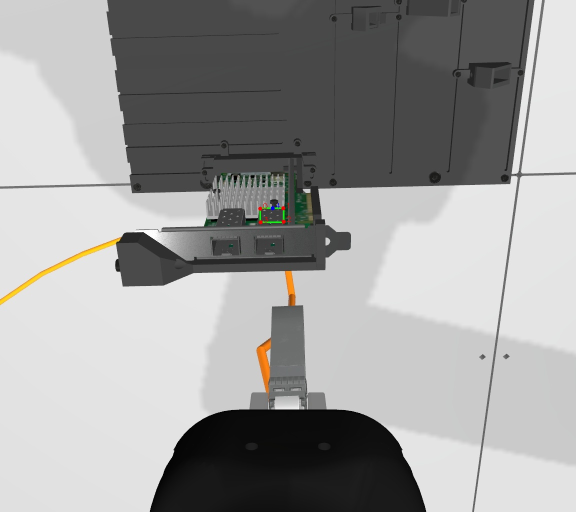
#> input picture scripts/_viz_sample.jpg, 1152 x 1024 px (shown at 1/2 size)
$ python -i port_detector.py   (imports and definitions only)
#> lines starting #> are read from the running program, lines starting #| are printed output that depends on the picture; after the words box and inside, x2 and y2 are one past the last pixel; in counts of white or black regions, pixels touching at a corner belong together
"""Classical OpenCV port detector for SFP and SC.

Two simple, fast detectors that operate on a single RGB image and return
the 2D port-mouth location (center + size + orientation in pixel space).
The 6D pose lift (Block D) is in port_pose.py — this module is purely 2D.

Design notes:
  * SFP port mouth = dark rectangle (~13.7 x 8.5 mm) on a green NIC card.
    Detected by HSV-masking out the PCB green, finding dark blobs, then
    fitting a minAreaRect with aspect-ratio gate.
  * SC port mouth = small circle (~2.5 mm radius) on a grey housing.
    Detected with HoughCircles on the grayscale image, with radius bounds
    derived from the expected camera distance at trial start.
  * The cable starts a few cm from the target port so the port is roughly
    centered in the wrist cameras. We rely on this by sorting candidates
    by distance to image center and taking the closest valid one.
"""

from __future__ import annotations

from dataclasses import dataclass
from typing import Optional

import cv2
import numpy as np


@dataclass
class PortDetection2D:
    """A 2D detection of a port mouth in pixel coordinates."""

    port_type: str          # "sfp" or "sc"
    cx: float               # center x (pixels)
    cy: float               # center y (pixels)
    width: float            # rotated-rect width (pixels)
    height: float           # rotated-rect height (pixels)
    angle_deg: float        # rotated-rect angle (degrees, OpenCV convention)
    score: float            # detection confidence (0..1)
    corners_xy: Optional[np.ndarray] = None  # (4, 2) box corners, ordered TL,TR,BR,BL
    contour: Optional[np.ndarray] = None  # raw contour, for visualization


# Per-camera priors derived from user audit annotations (~7 episodes, all rails).
# Used to (a) restrict the search ROI and (b) disambiguate target vs distractor.
# cx_mean / cy_mean are normalized to image dimensions (so they generalize if
# the dataset resolution changes).
PER_CAM_PRIORS = {
    "left": {
        "cx_mean": 813 / 1152, "cy_mean": 305 / 1024,
        "search_radius_frac": 0.35,
        "area_min": 1000, "area_max": 6000,
        # Among multiple candidates, target is BELOW distractor (higher cy).
        "tiebreak": "lower_cy",
    },
    "center": {
        "cx_mean": 407 / 1152, "cy_mean": 313 / 1024,
        "search_radius_frac": 0.35,
        "area_min": 1000, "area_max": 6000,
        # Target is to the RIGHT of distractor (higher cx).
        "tiebreak": "higher_cx",
    },
    "right": {
        "cx_mean": 256 / 1152, "cy_mean": 596 / 1024,
        "search_radius_frac": 0.35,
        "area_min": 800, "area_max": 5000,
        # Target visually ABOVE distractor on the right camera.
        # Image y grows downward, so "above" => smaller cy => lower_cy.
        "tiebreak": "lower_cy",
    },
    None: {
        "cx_mean": 0.5, "cy_mean": 0.4,
        "search_radius_frac": 1.0,
        "area_min": 800, "area_max": 200_000,
        "tiebreak": "centermost",
    },
}


# [124 lines left out: function detect_sfp_port, not called in this run]


def detect_sc_port(image_rgb: np.ndarray,
                    y_max_frac: float = 0.60) -> Optional[PortDetection2D]:
    """Find the SC port mouth in an RGB image.

    The SC port appears as a small bright blue connector body containing
    two darker holes (one of which is the target). Strategy:
      1. Find blue blobs in HSV space.
      2. Within each blue blob, find dark sub-regions (the holes).
      3. Pick the dark sub-region closest to image center as the port mouth.
    Detections in the lower y_max_frac portion of frame are rejected
    (gripper region).
    """
#> called with y_max_frac = 0.6
    h, w = image_rgb.shape[:2]
#> h = 1024; w = 1152
    y_max = h * y_max_frac
#> y_max = 614.4
    img_bgr = cv2.cvtColor(image_rgb, cv2.COLOR_RGB2BGR)
#> img_bgr is the input picture: shape (1024, 1152, 3); mean B, G, R 155.9, 156.7, 156.8
    hsv = cv2.cvtColor(img_bgr, cv2.COLOR_BGR2HSV)
#> hsv: shape (1024, 1152, 3); mean H, S, V 4.1, 2.1, 157.1

    # Step 1: HSV blue mask. SC port body is a saturated blue.
    blue_mask = cv2.inRange(hsv, (90, 80, 60), (130, 255, 255))
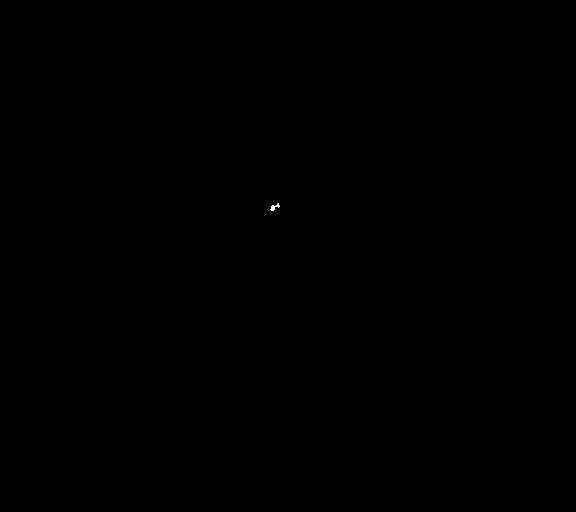
#> blue_mask: shape (1024, 1152) (shown at 1/2 size); 0.01% white; 2 white regions, box (x1, y1, x2, y2) and area: (541, 411, 550, 422) 75, (551, 406, 560, 415) 44
    kernel = cv2.getStructuringElement(cv2.MORPH_RECT, (3, 3))
    blue_mask = cv2.morphologyEx(blue_mask, cv2.MORPH_CLOSE, kernel, iterations=1)
#> blue_mask: shape (1024, 1152); 0.01% white; 1 white region

    contours, _ = cv2.findContours(blue_mask, cv2.RETR_EXTERNAL, cv2.CHAIN_APPROX_SIMPLE)
#> contours = 1 contour; box (x1, y1, x2, y2) and area: (541, 406, 560, 422) 97
    if not contours:
        return _detect_sc_port_circular(image_rgb)

    # Pick the LARGEST blue blob — that's the SC port body.
    contours = sorted(contours, key=cv2.contourArea, reverse=True)
    best: Optional[PortDetection2D] = None
    best_score = 0.0

    # Step 2: For the largest blue blob (the SC port body), find the dark
    # SUB-MASK regions where blue_mask=0 inside the blob's bounding box.
    # These are the actual fiber-hole openings.
    image_center = np.array([w / 2, h / 2])
#> image_center = [576, 512]
    for blue_c in contours[:2]:
        ba = cv2.contourArea(blue_c)
        if ba < 50:
            continue
        bx, by, bw, bh = cv2.boundingRect(blue_c)
        # Reject if the blue blob's center is below the gripper exclusion line
        if by + bh / 2 > y_max:
            continue
        # Look at the bbox of the blue blob; find pixels that are DARK
        # AND not_blue (the actual hole interiors).
        gray_roi = cv2.cvtColor(img_bgr[by:by + bh, bx:bx + bw], cv2.COLOR_BGR2GRAY)
        not_blue_roi = (~blue_mask[by:by + bh, bx:bx + bw].astype(bool)).astype(np.uint8) * 255
        dark_roi = (gray_roi < 80).astype(np.uint8) * 255
        hole_mask = cv2.bitwise_and(dark_roi, not_blue_roi)
        # The whole blue contour shape includes the connector body. Holes are
        # surrounded by blue. Erode the hole_mask slightly so we only get
        # interior holes, not the outer contour boundary.
        kernel2 = cv2.getStructuringElement(cv2.MORPH_RECT, (2, 2))
        hole_mask = cv2.erode(hole_mask, kernel2, iterations=1)
        sub_contours, _ = cv2.findContours(hole_mask, cv2.RETR_EXTERNAL, cv2.CHAIN_APPROX_SIMPLE)
        for sc in sub_contours:
            area = cv2.contourArea(sc)
            # Real fiber hole at ~30-50cm distance is ~3-15 px^2.
            if area < 3 or area > 80:
                continue
            rect = cv2.minAreaRect(sc)
            (cx_local, cy_local), (rw, rh), ang = rect
            cx_full = cx_local + bx
            cy_full = cy_local + by
            # The actual port mouth is in the upper portion of the connector
            # (where the cable enters). Prefer detections near the long-axis
            # extreme of the blue blob nearest the cable approach.
            # Heuristic: prefer aspect-square small holes near the top of bbox
            ar = max(rw, rh) / max(min(rw, rh), 1)
            if ar > 2.5:
                continue
            d_center = np.linalg.norm(np.array([cx_full, cy_full]) - image_center)
            center_score = max(0.0, 1.0 - d_center / max(w, h))
            # Boost score for being in the upper half of the blue blob (where
            # the SC mouth is usually located given the typical scene framing).
            top_score = max(0.0, 1.0 - (cy_local / max(bh, 1)))
            score = 0.5 * center_score + 0.5 * top_score
            if score > best_score:
                box = cv2.boxPoints(rect)
                box[:, 0] += bx
                box[:, 1] += by
                # Sort corners TL, TR, BR, BL
                sums = box.sum(axis=1)
                diffs = np.diff(box, axis=1).ravel()
                tl = box[np.argmin(sums)]
                br = box[np.argmax(sums)]
                tr = box[np.argmin(diffs)]
                bl = box[np.argmax(diffs)]
                corners = np.stack([tl, tr, br, bl]).astype(np.float32)
                best_score = score
                best = PortDetection2D(
                    port_type="sc",
                    cx=float(cx_full), cy=float(cy_full),
                    width=float(rw), height=float(rh),
                    angle_deg=float(ang),
                    score=float(score),
                    corners_xy=corners,
                )
#> this loop made 1 pass
#> (ba, bx, by, bw, bh, kernel2) on pass 1: (97, 541, 406, 19, 16, [[1, 1], [1, 1]])
#> after the loop, best_score = 0.521; bl = [549, 421]; box = [[554, 421], [549, 421], [549, 419], [554, 419]]; br = [554, 421]; corners = [[549, 419], [554, 419], [554, 421], [549, 421]]; diffs = [-133, -128, -130, -135]; sums = [975, 970, 968, 973]; tl = [549, 419]; tr = [554, 419]
    return best


# [345 lines left out: functions _detect_sc_port_circular, shrink_corners_by_rim, refine_corners_subpixel, refine_corners_via_edges, detect_port, detect_port_filtered and 2 more, not called in this run]

>>> import cv2
>>> picture = cv2.cvtColor(cv2.imread('../../../scripts/_viz_sample.jpg'), cv2.COLOR_BGR2RGB)
>>> result = detect_sc_port(picture)
